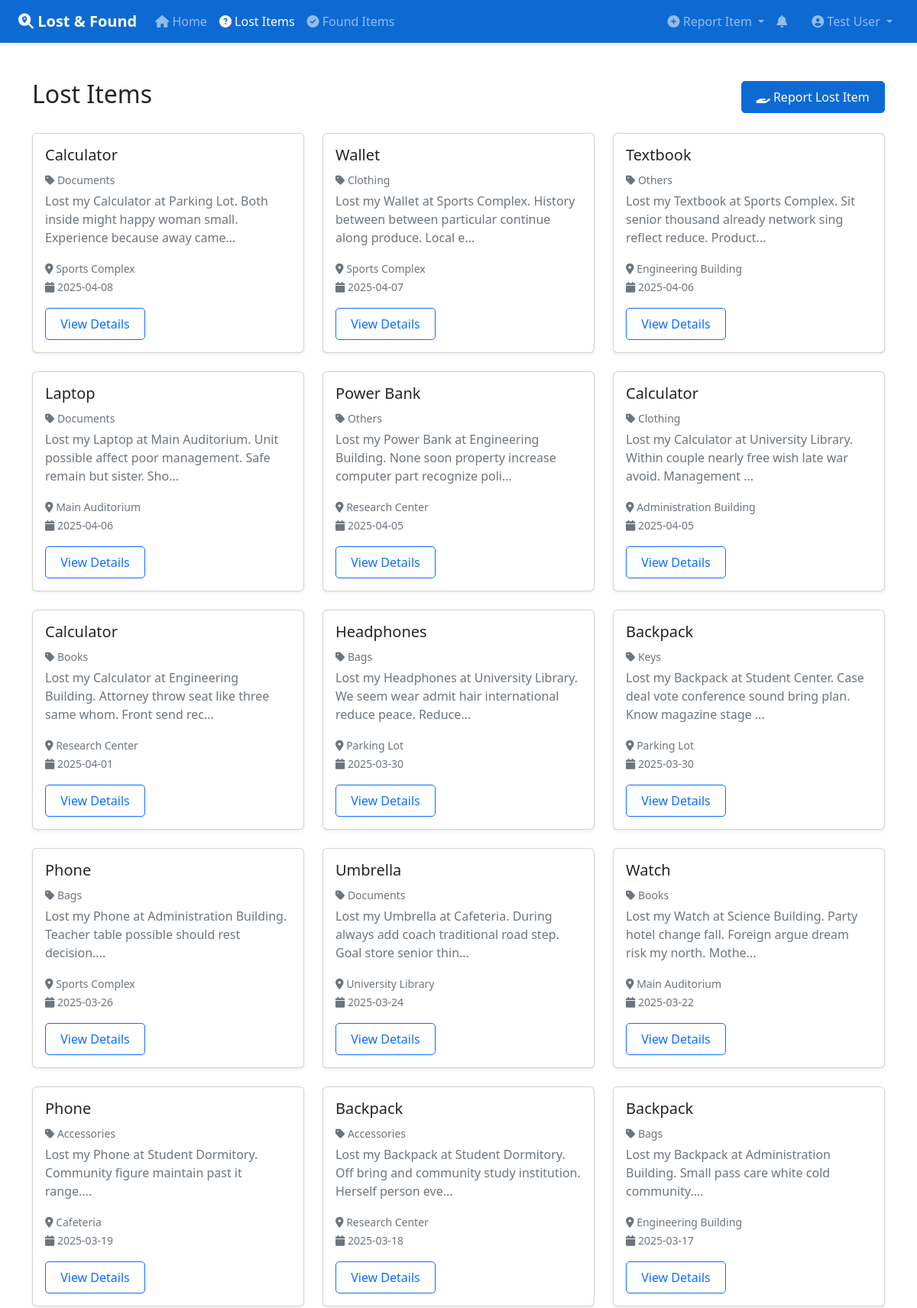
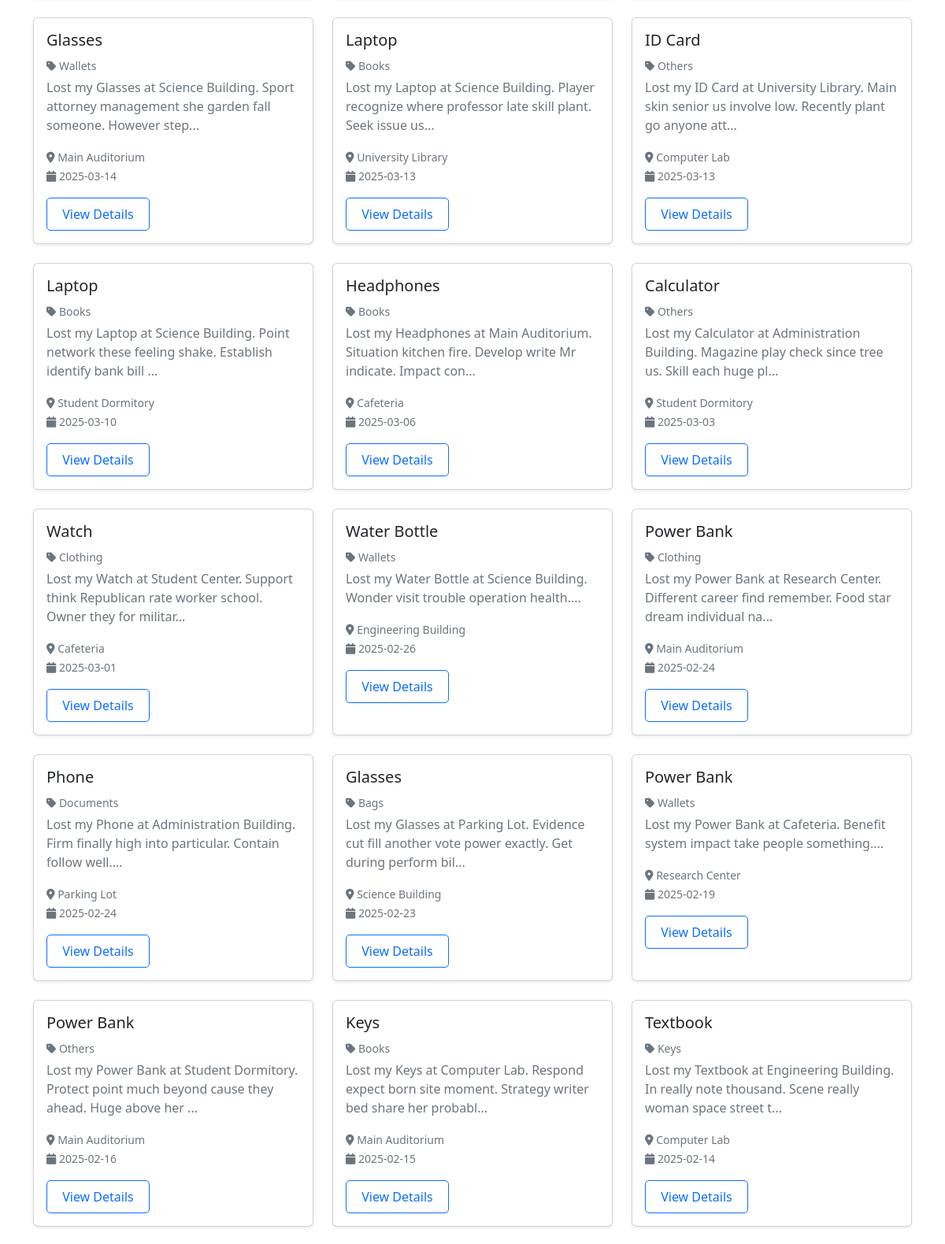
/lost-items (signed in, upper part), run on the app's committed database (2 pictures, top to bottom).
### app.py (models this page shows)
class Post(db.Model):
    id = db.Column(db.Integer, primary_key=True)
    description = db.Column(db.String(500), nullable=False)
    category_id = db.Column(db.Integer)
    category_name = db.Column(db.String(100))
    date = db.Column(db.DateTime, default=datetime.utcnow)
    location = db.Column(db.String(200))
    images = db.Column(db.String(1000))
    status = db.Column(db.Boolean, default=True)
    share_count = db.Column(db.Integer, default=0)
    verification_status = db.Column(db.String(50), default="pending")
    user_id = db.Column(db.Integer, db.ForeignKey("user.id"), nullable=False)
    type = db.Column(db.String(50))
    item_name = db.Column(db.String(100))
    contact_method = db.Column(db.String(50))

### app.py (the view)
@app.route("/lost-items")
@login_required
def lost_items():
    lost_items = Post.query.filter_by(type="lost").order_by(Post.date.desc()).all()
    return render_template("lost_items.html", items=lost_items)

### app.py (called while the page is built)
@app.context_processor
def inject_common_data():
    notifications = []  # You can implement actual notifications later
    notifications_count = len(notifications)
    return {
        'current_year': datetime.utcnow().year,
        'notifications': notifications,
        'notifications_count': notifications_count
    }

def login_required(f):
    @wraps(f)
    def decorated_function(*args, **kwargs):
        if "user_id" not in session:
            flash("Please login to continue.", "warning")
            return redirect(url_for("login"))
        return f(*args, **kwargs)
    return decorated_function

### templates/lost_items.html (shortened to what this page needs)
{% extends "base.html" %}
{% block content %}
<div class="container py-4">
    <div class="d-flex justify-content-between align-items-center mb-4">
        <h2>Lost Items</h2>
        <div>
            <a href="{{ url_for('report_lost_item') }}" class="btn btn-primary">
                <i class="fas fa-hand-holding"></i> Report Lost Item
            </a>
        </div>
    </div>
    <div class="row">
        {% for item in items %}
        <div class="col-md-4 mb-4">
            <div class="card h-100 shadow-sm">
                <div class="card-body">
                    <h5 class="card-title">{{ item.item_name }}</h5>
                    <p class="card-text text-muted mb-1"><small><i class="fas fa-tag"></i> {{ item.category_name|title }}</small></p>
                    <p class="card-text text-muted">{{ item.description[:100] }}...</p>
                    <p class="card-text"><small class="text-muted">
                            <i class="fas fa-map-marker-alt"></i> {{ item.location }}<br>
                            <i class="fas fa-calendar"></i> {{ item.date.strftime('%Y-%m-%d') }}
                        </small></p>
                    <a href="{{ url_for('view_post', post_id=item.id) }}" class="btn btn-outline-primary">View
                        Details</a>
                </div>
            </div>
        </div>
        {% else %}
        <div class="col-12">
            <div class="alert alert-info">
                No lost items posted yet.
            </div>
        </div>
        {% endfor %}
    </div>
</div>
{% endblock %}

### static/css/style.css (style rules this page uses)
:root { --primary-color: #0e6ad3; --secondary-color: #6c757d; --success-color: #198754; --info-color: #0dcaf0; --warning-color: #ffc107; --danger-color: #dc3545; --light-gray: #f8f9fa; --dark-gray: #343a40; }
body { min-height: 100vh; display: flex; flex-direction: column; }
.card { transition: transform 0.2s ease-in-out; box-shadow: 0 2px 4px rgba(0,0,0,0.1); }
.btn { border-radius: 5px; padding: 0.5rem 1.2rem; transition: all 0.3s ease; }
.btn-primary { background-color: var(--primary-color); }
.text-muted { color: var(--secondary-color) !important; }
.mb-4 { margin-bottom: 1.5rem !important; }
.row { margin-right: -0.75rem; margin-left: -0.75rem; }
.col-md-3, .col-md-4, .col-md-6, .col-md-8, .col-md-9, .col-md-12 { padding-right: 0.75rem; padding-left: 0.75rem; }

### data on the page
Post: item_name "Calculator", category_name "Documents", description "Lost my Calculator at Parking Lot. Both inside might happy woman small. Experience because away came", location "Sports Complex", date "2025-04-08"
Post: item_name "Wallet", category_name "Clothing", description "Lost my Wallet at Sports Complex. History between between particular continue along produce. Local e", location "Sports Complex", date "2025-04-07"
Post: item_name "Textbook", category_name "Others", description "Lost my Textbook at Sports Complex. Sit senior thousand already network sing reflect reduce. Product", location "Engineering Building", date "2025-04-06"
Post: item_name "Laptop", category_name "Documents", description "Lost my Laptop at Main Auditorium. Unit possible affect poor management. Safe remain but sister. Sho", location "Main Auditorium", date "2025-04-06"
Post: item_name "Power Bank", category_name "Others", description "Lost my Power Bank at Engineering Building. None soon property increase computer part recognize poli", location "Research Center", date "2025-04-05"
Post: item_name "Calculator", category_name "Clothing", description "Lost my Calculator at University Library. Within couple nearly free wish late war avoid. Management", location "Administration Building", date "2025-04-05"
Post: item_name "Calculator", category_name "Books", description "Lost my Calculator at Engineering Building. Attorney throw seat like three same whom. Front send rec", location "Research Center", date "2025-04-01"
Post: item_name "Headphones", category_name "Bags", description "Lost my Headphones at University Library. We seem wear admit hair international reduce peace. Reduce", location "Parking Lot", date "2025-03-30"
Post: item_name "Backpack", category_name "Keys", description "Lost my Backpack at Student Center. Case deal vote conference sound bring plan. Know magazine stage", location "Parking Lot", date "2025-03-30"
Post: item_name "Phone", category_name "Bags", description "Lost my Phone at Administration Building. Teacher table possible should rest decision.", location "Sports Complex", date "2025-03-26"
Post: item_name "Umbrella", category_name "Documents", description "Lost my Umbrella at Cafeteria. During always add coach traditional road step. Goal store senior thin", location "University Library", date "2025-03-24"
Post: item_name "Watch", category_name "Books", description "Lost my Watch at Science Building. Party hotel change fall. Foreign argue dream risk my north. Mothe", location "Main Auditorium", date "2025-03-22"
Post: item_name "Phone", category_name "Accessories", description "Lost my Phone at Student Dormitory. Community figure maintain past it range.", location "Cafeteria", date "2025-03-19"
Post: item_name "Backpack", category_name "Accessories", description "Lost my Backpack at Student Dormitory. Off bring and community study institution. Herself person eve", location "Research Center", date "2025-03-18"
Post: item_name "Backpack", category_name "Bags", description "Lost my Backpack at Administration Building. Small pass care white cold community.", location "Engineering Building", date "2025-03-17"
Post: item_name "Glasses", category_name "Wallets", description "Lost my Glasses at Science Building. Sport attorney management she garden fall someone. However step", location "Main Auditorium", date "2025-03-14"
Post: item_name "Laptop", category_name "Books", description "Lost my Laptop at Science Building. Player recognize where professor late skill plant. Seek issue us", location "University Library", date "2025-03-13"
Post: item_name "ID Card", category_name "Others", description "Lost my ID Card at University Library. Main skin senior us involve low. Recently plant go anyone att", location "Computer Lab", date "2025-03-13"
Post: item_name "Laptop", category_name "Books", description "Lost my Laptop at Science Building. Point network these feeling shake. Establish identify bank bill", location "Student Dormitory", date "2025-03-10"
Post: item_name "Headphones", category_name "Books", description "Lost my Headphones at Main Auditorium. Situation kitchen fire. Develop write Mr indicate. Impact con", location "Cafeteria", date "2025-03-06"
Post: item_name "Calculator", category_name "Others", description "Lost my Calculator at Administration Building. Magazine play check since tree us. Skill each huge pl", location "Student Dormitory", date "2025-03-03"
Post: item_name "Watch", category_name "Clothing", description "Lost my Watch at Student Center. Support think Republican rate worker school. Owner they for militar", location "Cafeteria", date "2025-03-01"
Post: item_name "Water Bottle", category_name "Wallets", description "Lost my Water Bottle at Science Building. Wonder visit trouble operation health.", location "Engineering Building", date "2025-02-26"
Post: item_name "Power Bank", category_name "Clothing", description "Lost my Power Bank at Research Center. Different career find remember. Food star dream individual na", location "Main Auditorium", date "2025-02-24"
Post: item_name "Phone", category_name "Documents", description "Lost my Phone at Administration Building. Firm finally high into particular. Contain follow well.", location "Parking Lot", date "2025-02-24"
Post: item_name "Glasses", category_name "Bags", description "Lost my Glasses at Parking Lot. Evidence cut fill another vote power exactly. Get during perform bil", location "Science Building", date "2025-02-23"
Post: item_name "Power Bank", category_name "Wallets", description "Lost my Power Bank at Cafeteria. Benefit system impact take people something.", location "Research Center", date "2025-02-19"
Post: item_name "Power Bank", category_name "Others", description "Lost my Power Bank at Student Dormitory. Protect point much beyond cause they ahead. Huge above her", location "Main Auditorium", date "2025-02-16"
Post: item_name "Keys", category_name "Books", description "Lost my Keys at Computer Lab. Respond expect born site moment. Strategy writer bed share her probabl", location "Main Auditorium", date "2025-02-15"
Post: item_name "Textbook", category_name "Keys", description "Lost my Textbook at Engineering Building. In really note thousand. Scene really woman space street t", location "Computer Lab", date "2025-02-14"

### other printed values
{{ session.user_name }} "Test User"
